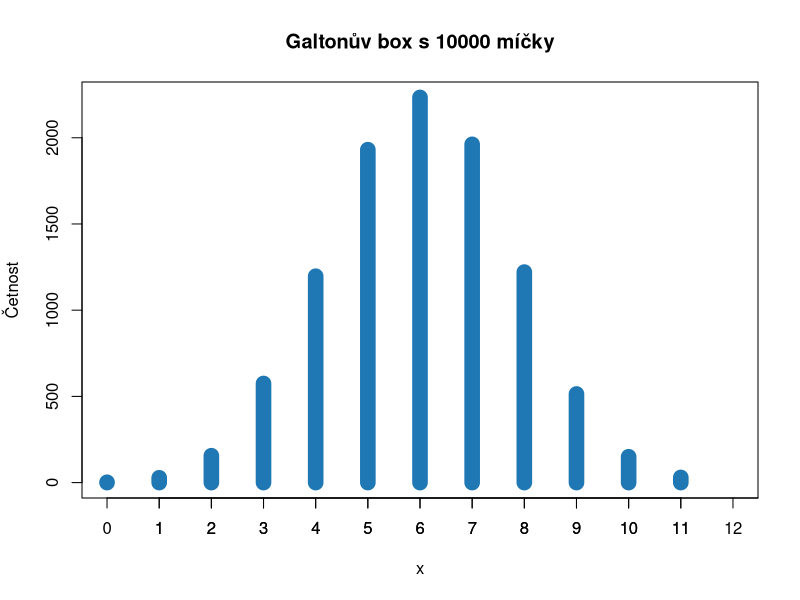
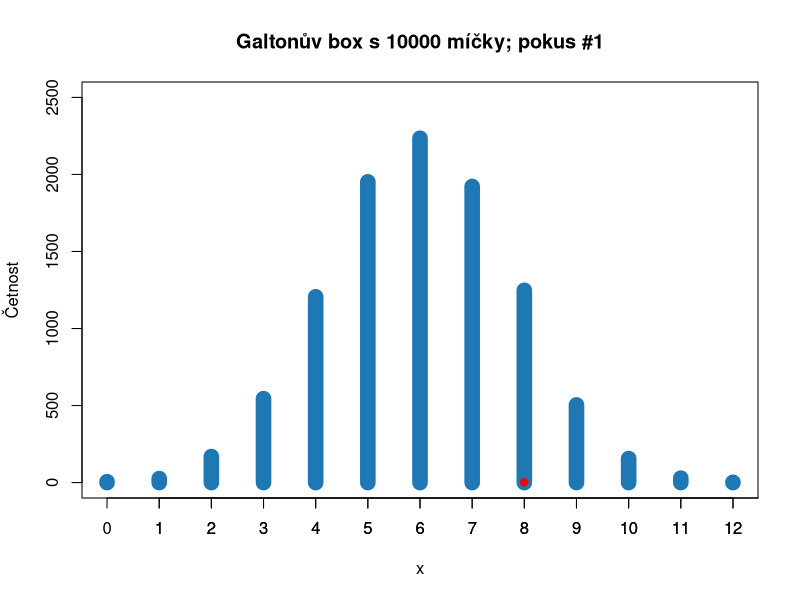
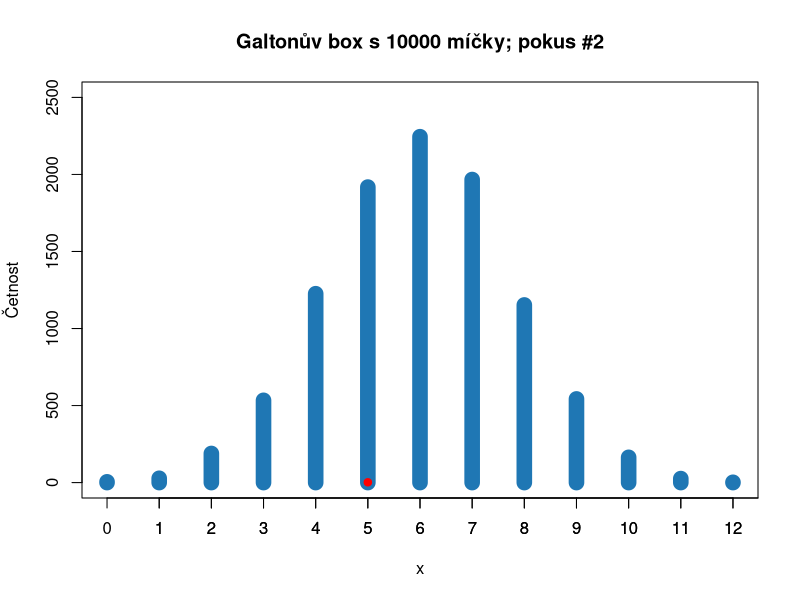
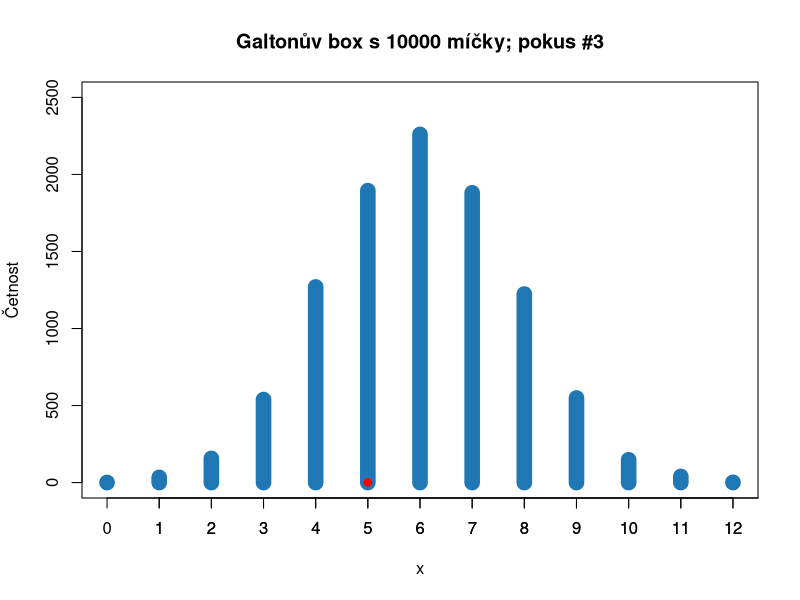
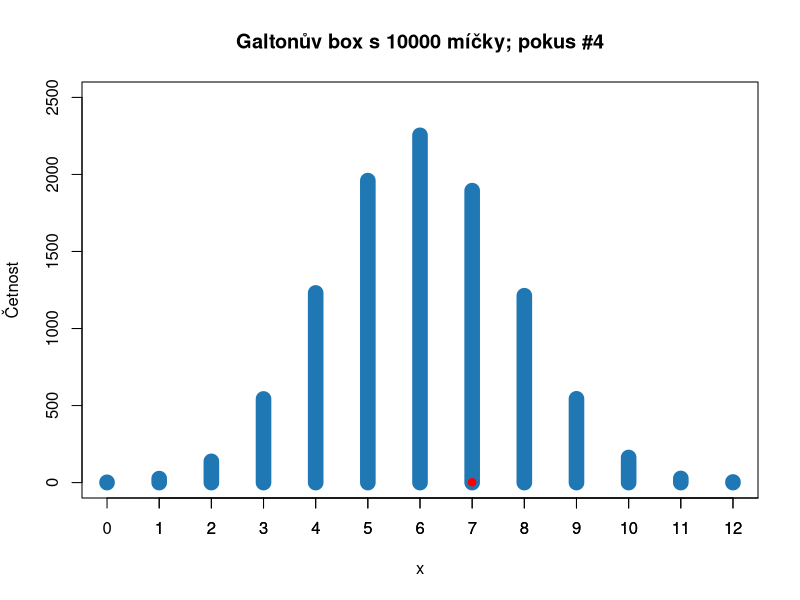
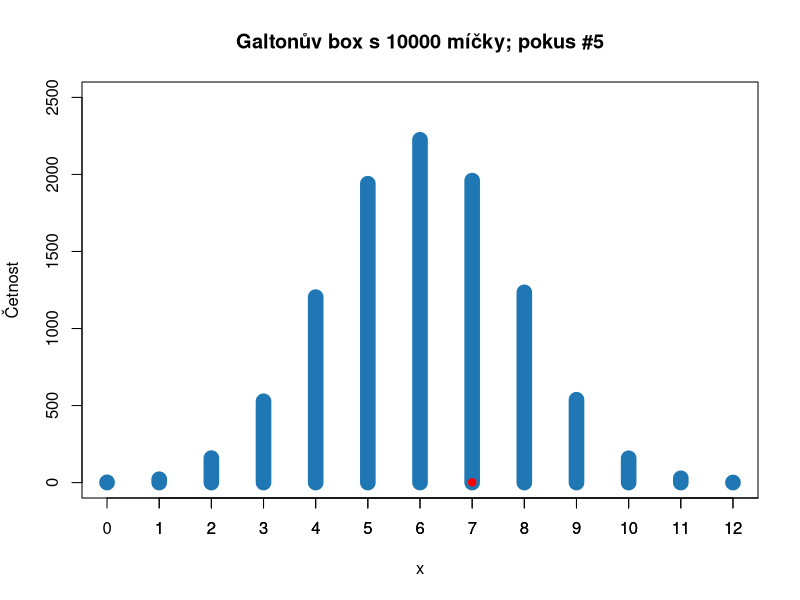
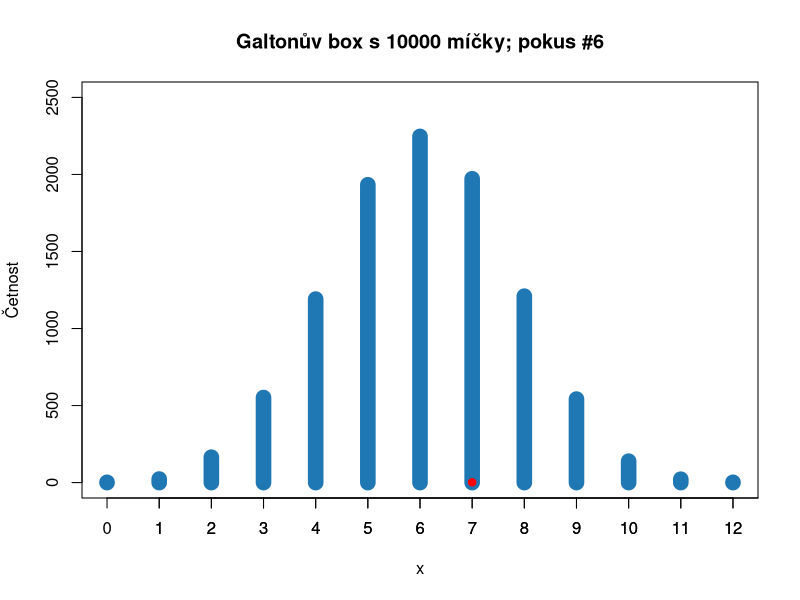
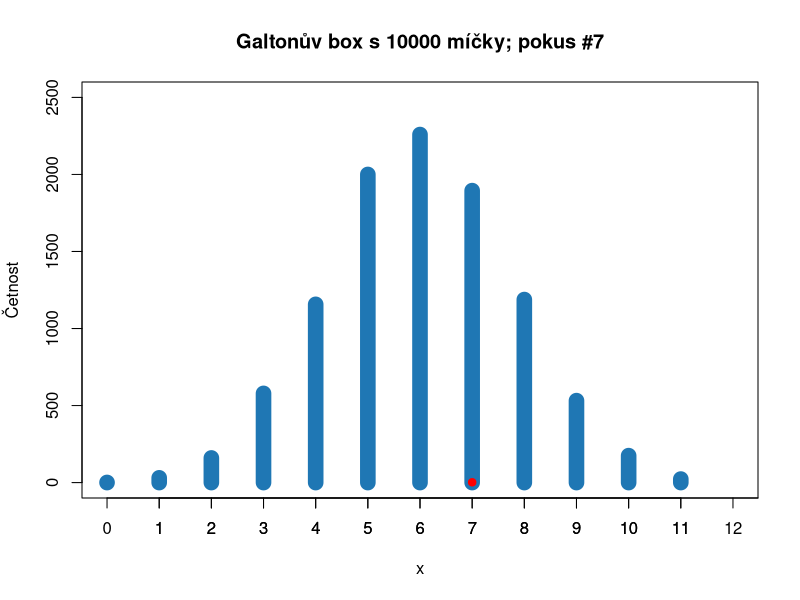

The R script that drew these images, in order:
## ---- chunk 1
set.seed(4)
# pocet micku
n <- 10000
# pravdepodobnost uspechu (napravo)
p <- 0.5
# 0 by znamenalo všechny míčky nalevo, 12 všechny míčky napravo,
# celkem 13 možností, jak mohou míčku skončit
s <- 12

vysledek <- rbinom(n = n, size = s, prob = p)
cetnost <- table(vysledek)
plot(cetnost,
  xlab = "x",
  ylab = "Četnost",
  main = paste0("Galtonův box s ", n, " míčky"),
  col = "#1f77b4",
  type = "h", lwd = 15,
  xlim = c(0, 12)
)
# vzdy ukazat vsechny moznosti i kdyz tam nejsou zadne micky
axis(1, 1:13, 1:13)
## ---- chunk 2
N <- 11
for (i in 1:N) {
  vysledek <- rbinom(n = n, size = s, prob = p)
  micek <- vysledek[1]
  cetnosti <- table(vysledek)
  # pouzijeme funkci plot, abychom mohli pridat micek
  plot(cetnosti,
    xlab = "x",
    ylab = "Četnost",
    main = paste0("Galtonův box s ", n, " míčky; pokus #", i),
    col = "#1f77b4",
    lwd = 15,
    ylim = c(0, 2500),
    xlim = c(0, 12)
  )
  # vzdy ukazat vsechny moznosti i kdyz tam nejsou zadne micky
  axis(1, 1:13, 1:13)
  points(x = micek, y = 2, pch = 19, col = "red")
}
## ---- chunk 3
# muze padnou minimalne 0 (uplne nalevo) a maximalne 12 (uplne napravo)
x <- 0:12
s <- 12
p <- 0.5

pmf <- dbinom(x = x, size = s, prob = p)
plot(x, pmf,
  xlab = "x",
  ylab = "PMF",
  type = "h", # jedna se o diskretni promennou
  lwd = 15,
  main = paste0("Galtonův box"),
  col = "#1f77b4"
)
# vzdy ukazat vsechny moznosti i kdyz tam nejsou zadne micky
axis(1, 1:13, 1:13)
## ---- chunk 4
# P(x > 7)
p_x7 <- pbinom(q = 7, size = s, prob = p, lower.tail = FALSE)
plot(x, pmf,
  xlab = "x",
  ylab = "PMF",
  type = "h", # jedna se o diskretni promennou
  lwd = 15,
  main = paste0("P(x > 7)=", round(p_x7, 2)),
  col = "grey"
)
axis(1, 1:13, 1:13)
# zobrazime graficky P(x > 7)
lines(x[x > 7], pmf[x > 7],
  type = "h", # jedna se o diskretni promennou,
  lwd = 15,
  col = "#1f77b4"
)
## ---- chunk 5
# P(x <= 5)
p_x5 <- pbinom(q = 5, size = s, prob = p, lower.tail = TRUE)
plot(x, pmf,
  xlab = "x",
  ylab = "PMF",
  type = "h", # jedna se o diskretni promennou
  lwd = 15,
  main = paste0("P(x <= 5)=", round(p_x5, 2)),
  col = "grey"
)
axis(1, 1:13, 1:13)
# zobrazime graficky P(x > 7)
lines(x[x <= 5], pmf[x <= 5],
  type = "h", # jedna se o diskretni promennou,
  lwd = 15,
  col = "#1f77b4"
)
## ---- chunk 6
# P(x >= 6)
# pouzijeme FALSE na vypocet upper tail a za 1 dosadime 5, protoze...
# ...lower.tail = FALSE pocita P(x_i > q)
p_x6 <- pbinom(q = 5, size = s, prob = p, lower.tail = FALSE)
plot(x, pmf,
  xlab = "x",
  ylab = "PMF",
  type = "h", # jedna se o diskretni promennou
  lwd = 15,
  main = paste0("P(x >= 6)=", round(p_x6, 2)),
  col = "grey"
)
axis(1, 1:13, 1:13)
# zobrazime graficky P(x > 7)
lines(x[x >= 6], pmf[x >= 6],
  type = "h", # jedna se o diskretni promennou,
  lwd = 15,
  col = "#1f77b4"
)
## ---- chunk 7
# definujeme si parametry
mu <- c(0, 3, -2)
s <- c(1, 2, 3)
# definuje hodnoty nahodne promenne, pro kterou budeme chtit vypocitat pdf
x <- seq(-12, 12, length.out = 1000)

# vypocitame pdf
pdf_x <- dnorm(x = x, mean = mu[1], sd = s[1])
pdf_y <- dnorm(x = x, mean = mu[2], sd = s[2])
pdf_z <- dnorm(x = x, mean = mu[3], sd = s[3])

# zobrazime
plot(x, pdf_x,
  col = "#1f77b4",
  lwd = 2, type = "l",
  xlab = "", ylab = "PDF",
  xlim = c(-12, 12)
)
lines(x, pdf_y, col = "black", lwd = 2)
lines(x, pdf_z, col = "orange", lwd = 2)
legend("topright",
  legend = c("x ~ N(0, 1)", "y ~ N(3, 2)", "z ~ N(-2, 3)"),
  lwd = rep(2, 3),
  col = c("#1f77b4", "black", "orange"),
  cex = 0.7
)
## ---- chunk 8
n <- 1e5
h <- rnorm(n, mean = 178, sd = 8)
h. <- h + 20
par(mfrow = c(2, 1))

hist(h,
  col = "#1f77b4",
  xlab = "", ylab = "Četnost",
  xlim = c(130, 240),
  main = paste0(
    "h~N(", round(mean(h), 0),
    ", ", round(sd(h), 0), ")"
  )
)
hist(h.,
  col = "#1f77b4",
  xlab = "", ylab = "Četnost",
  xlim = c(130, 240),
  main = paste0(
    "h'~N(", round(mean(h.), 0),
    ", ", round(sd(h.), 0), ")"
  )
)
## ---- chunk 9
h. <- h * 2 / 3
par(mfrow = c(2, 1))

hist(h,
  col = "#1f77b4",
  xlab = "", ylab = "Četnost",
  xlim = c(80, 230),
  main = paste0(
    "h~N(", round(mean(h), 0),
    ", ", round(sd(h), 0), ")"
  )
)
hist(h.,
  col = "#1f77b4",
  xlab = "", ylab = "Četnost",
  xlim = c(80, 230),
  main = paste0(
    "h'~N(", round(mean(h.), 0),
    ", ", round(sd(h.), 0), ")"
  )
)
## ---- chunk 10
l <- rnorm(n = n, mean = 80, sd = 10)
k <- h + l
par(mfrow = c(3, 1))

hist(h,
  col = "#1f77b4",
  xlab = "h", ylab = "Četnost",
  xlim = c(20, 330),
  main = paste0(
    "h~N(", round(mean(h), 0),
    ", ", round(sd(h), 0), ")"
  )
)
hist(l,
  col = "#1f77b4",
  xlab = "l", ylab = "Četnost",
  xlim = c(20, 330),
  main = paste0(
    "l~N(", round(mean(l), 0),
    ", ", round(sd(l), 0), ")"
  )
)

hist(k,
  col = "#1f77b4",
  xlab = "k", ylab = "Četnost",
  xlim = c(20, 330),
  main = paste0(
    "k~N(", round(mean(k), 0),
    ", ", round(sd(k), 0), ")"
  )
)
## ---- chunk 11
k <- h - l
par(mfrow = c(3, 1))

hist(h,
  col = "#1f77b4",
  xlab = "h", ylab = "Četnost",
  xlim = c(20, 330),
  main = paste0(
    "h~N(", round(mean(h), 0),
    ", ", round(sd(h), 0), ")"
  )
)
hist(l,
  col = "#1f77b4",
  xlab = "l", ylab = "Četnost",
  xlim = c(20, 330),
  main = paste0(
    "l~N(", round(mean(l), 0),
    ", ", round(sd(l), 0), ")"
  )
)

hist(k,
  col = "#1f77b4",
  xlab = "k", ylab = "Četnost",
  xlim = c(20, 330),
  main = paste0(
    "k~N(", round(mean(k), 0),
    ", ", round(sd(k), 0), ")"
  )
)
## ---- chunk 12
z <- (h - mean(h)) / sd(h)

par(mfrow = c(2, 1))

hist(h,
  col = "#1f77b4",
  xlab = "h", ylab = "Četnost",
  # urcime intrval od - 4 sd do + 4 sd
  xlim = c(178-4*8, 178+4*8),
  main = paste0(
    "h~N(", round(mean(h), 0),
    ", ", round(sd(h), 0), ")"
  )
)
hist(z,
  col = "#1f77b4",
  xlab = "l", ylab = "Četnost",
  # urcime intrval od - 4 sd do + 4 sd
  xlim = c(-4, 4),
  main = paste0(
    "z~N(", round(mean(z), 0),
    ", ", round(sd(z), 0), ")"
  )
)
## ---- chunk 13
x <- seq(145, 210, length.out = 1000)
q <- 185
# vypoceteme si PDF, abychom ji mohli zobrazit v grafu
pdf <- dnorm(x = x, mean = 178, sd = 8)
cdf <- pnorm(q = q, mean = 178, sd = 8, lower.tail = FALSE)

plot(x, pdf,
  type = "l", lwd = 2,
  col = "grey",
  xlab = "h",
  ylab = "PDF",
  main = paste0("P(x >= ", q, ")=", round(cdf, 2))
)
# zvoline type = "h" abychom zobrazili integral
lines(x[x >= q], pdf[x >= q], col = "#1f77b4", type = "h")
## ---- chunk 14
q <- 164
cdf <- pnorm(q = q, mean = 178, sd = 8, lower.tail = TRUE)

plot(x, pdf,
  type = "l", lwd = 2,
  col = "grey",
  xlab = "h",
  ylab = "PDF",
  main = paste0("P(x < ", q, ")=", round(cdf, 2))
)
# zvoline type = "h" abychom zobrazili integral
lines(x[x < q], pdf[x < q], col = "#1f77b4", type = "h")
## ---- chunk 15
# stupne volnost
sv <- 2^c(1:6)
# x pro ktere pocitame pdf
x <- seq(-5, 5, length.out = 1000)

pdf_n <- dnorm(x, mean = 0, sd = 1)
pdf_t <- lapply(sv, dt, x = x)

# vybereme barvy pouzijeme nejsvetlejsi pro vetsi sv...
# ...proto funkce rev, ktera obrati hodnoty 
cols <- rev(RColorBrewer::brewer.pal(n = length(sv), name = "Blues"))

# zobrazime pdf N(1,0)
plot(x, pdf_n,
     xlab = "x", ylab = "PDF",
     type= "l", lwd = 3,
     col = "black")
# zobrazime pdf vsech T
for(i in 1:length(sv)) {
  lines(x, pdf_t[[i]], type = "l", lwd = 2, col = cols[i])
}
legend("topright", 
       legend = c("N(1,0)", paste0("T(", sv, ")")),
       col = c("black", cols),
       lwd = rep(2, length(sv) + 1),
       cex = 0.7
       )
## ---- chunk 16
# definujeme si parametry rozlozeni
mu <- 178
s <- 8
sv <- 5
# vytvorime x pro ktere chceme vypocitat pdf
x <- seq(178-5*s, 178+5*s, length.out = 1000)

# vypocteme pdf N(178,8) pro porovnani
pdf_n <- dnorm(x, mean = mu, sd = s)
# vypocteme pdf T(178,8,5)
pdf_t <- dt((x - mu)/s, df = 5)
pdf_t. <- 1/s*pdf_t

plot(x, pdf_n,
     type = "l", lwd = 2,
     xlab = "x", ylab = "PDF", col = "grey")
lines(x, pdf_t.,
     type = "l", lwd = 2,
     col = "#1f77b4")
legend("topright", 
       legend = c("N(178,8)", "T(178,8,5)"),
       col = c("black", "#1f77b4"),
       lwd = c(2, 2),
       cex = 0.7
       )
## ---- chunk 17
q <- 185
cdf_t. <- pt((q - mu)/s, df = sv, lower.tail = FALSE)
  
plot(x, pdf_t.,
  type = "l", lwd = 2,
  col = "grey",
  xlab = "x",
  ylab = "PDF",
  main = paste0("P(x >= ", q, ")=", round(cdf_t., 2))
)
# zvoline type = "h" abychom zobrazili integral
lines(x[x >= q], pdf_t.[x >= q], col = "#1f77b4", type = "h")
## ---- chunk 18
# muzeme cekat 0 minut az 8 minut
a <- 0
b <- 8
# pocet simulaci
N <- 5
# kde bude tram, kdyz prijdeme na zastavku
x <- seq(0, 8, by = 0.5)

# pro kazdy pokus
for (n in 1:N) {
  tramvaj <- runif(1, min = a, max = b)
  my <- 8
  # dokud neni tramvaj u nas
  while(tramvaj < my){
    # zobrazime kazdych 0.5 minuty
    tramvaj <- tramvaj + 0.5
    # protoze pridavame kazdych 0.5 min ...
    # ...abychom zobrazili tramvaj u nas na zastavce
    if(tramvaj > my) tramvaj <- my
    plot(tramvaj, 1, 
         xlab = "", ylab = "",
         yaxt = "n", xaxt = "n",
         xlim = c(-1, 9), ylim = c(0, 2),
         pch = 22, col = "#1f77b4",
         main = paste0("Pokus: ", n),
         sub = paste0("Zbývající doba čekání: ", round(my - tramvaj, 1), "min"))
    # zobrazime nas
    points(my, 1, pch = 19, col = "red")
    # otocime labely cekani 8-0
    axis(1, at = x, labels = rev(x))
    # pridame popisek
    text(4, 0, "Vdálenost tramvaje od naší zastávky")
    legend("topright", 
           legend = c("my", "tramvaj"), 
           col = c("red", "#1f77b4"), 
           pch = c(19, 22), 
           cex = 0.7)
  }
}
## ---- chunk 19
ocekavana_hodnota <- (a+b)/2
## ---- chunk 20
x <- seq(-1, 9, length.out = 1000)
q <- 5
pdf <- dunif(x = x, min = a, max = b)
cdf <- punif(q, min = a, max = b, lower.tail = FALSE)
plot(x, pdf,
  type = "l", lwd = 2,
  col = "grey",
  xlab = "t",
  ylab = "PDF",
  xlim = c(-1,9),
  main = paste0("P(x > ", q, ")=", round(cdf, 2))
  )
# type "h", abychom vyjadrili integral
lines(x[x>q], pdf[x>q], col = "#1f77b4", type = "h")
## ---- chunk 21
prezident <- readLines("../dats/prezident.txt", encoding = "UTF-8")
vycistit_text <- function(.text) {
  # vse malym pismem
  .text <- tolower(.text)

  # odstranime prazdne radky
  .text <- .text[.text != ""]

  # odstranime carky
  .text <- gsub(pattern = ",", replacement = "", x = .text)

  # rozdelit na vety, pokud najdeme "." nebo "!" nebo "?"
  .text <- unlist(strsplit(.text, split = "\\.|\\!|\\?"))

  # vymazeme mezery na zacatku a konci
  .text <- trimws(.text, which = c("left"))
  .text <- trimws(.text, which = c("right"))

  # odstranime prazdne prvky, ktere vznikly protoze po tecce neni zadny text
  .text <- .text[.text != ""]

  # rozdelime na slova
  slova <- list()
  for (i in 1:length(.text)) {
    slova[[i]] <- unlist(strsplit(.text[i], split = " "))
  }
  return(slova)
}
prezident_clean <- vycistit_text(prezident)
pocet_slov <- sapply(prezident_clean, length)
cetnost <- table(pocet_slov)
plot(names(cetnost), cetnost, 
     col = "#1f77b4", 
     xlab = "Počet slov ve větě", ylab = "Četnost", 
     type = "h", lwd = 5,
     ylim = c(0, 6),
     xlim = c(0, 45))
# aby y osa zdy vyjadrovala vsechna cisla
axis(2, at = c(0:6), labels = c(0:6))
## ---- chunk 22
plot(pocet_slov, 
     type = "l", 
     lwd = 2,
     ylab = "Počet slov", xlab = "Pořadí",
      col = "#1f77b4")
## ---- chunk 23
lambda <- mean(pocet_slov)
## ---- chunk 24
x <- 1:50
n <- length(pocet_slov)
pmf <- dpois(x, lambda)
plot(x, pmf,
  type = "h", lwd = 5,
  col = "#1f77b4",
  xlab = "s",
  ylab = "PMF",
  main = paste0("Poisson(", round(lambda, 2), ")")
  )
## ---- chunk 25
# zaokrouhlime, protoze musime mit cela cisla
s_hat <- round(pmf * n)
# pridame data
.x <- as.numeric(names(cetnost))

# zobrazime nase data
plot(.x, cetnost,
  type = "h", lwd = 5,
  col = "grey",
  xlab = "Počet slov",
  ylab = "Četnost",
  xlim = c(0, 50), ylim = c(0, 6),
  main = "Porovnání modelu poissonova rozložení s daty"
  )
# pridame ocekavane hodnoty
lines(x, s_hat, 
      col = adjustcolor("#1f77b4", alpha.f = 0.4), 
      type = "h", lwd = 5)
# aby y osa zdy vyjadrovala vsechna cisla
axis(2, at = c(0:6), labels = c(0:6))
# legenda
legend("topright", 
       legend = c("Data",
                  paste0("Poisson(", 
                         round(lambda, 2), ")")),
       lwd = c(2, 2),
       col = c("grey", "#1f77b4"),
       cex = 0.7
       )
## ---- chunk 26
curve(log(x), 
      from = 0.01, to = 100, 
      col = "#1f77b4", lwd = 2,
      xlab = "x", ylab = "Log(x)", main = "Přirozený logaritmus")
abline(h = 0, v = 0, lwd = 1)
## ---- chunk 27
s_log <- log(pocet_slov)
mu <- mean(s_log)
s <- sd(s_log)
x <- seq(0.01 , 5 , length.out = 1000)
pdf <- dnorm(x, mean = mu, sd = s)
hist(s_log, 
     xlab = "log(s)", ylab = "Četnost",
     main = "Histogram logaritmu počtu slov",
     col = "grey", 
     breaks = 10,
     xlim = c(0, 5))
# pridame na druhou osu
par(new = TRUE)
plot(x, pdf, 
     type = "l", lwd = 2, 
     col = "#1f77b4",
     axes = FALSE, 
     xlab = "", ylab = "", 
     bty = "n")
legend("topright", 
       legend = c("log(s)",
                  paste0("N(", round(mu, 2), ",", round(s, 2), ")")),
       lwd = c(2, 2),
       col = c("grey", "#1f77b4"),
       cex = 0.7
       )
thicks <- round(seq(min(pdf), max(pdf), by = 0.05), 2)
axis(4, at = thicks, labels =thicks)
## ---- chunk 28
# odhadneme hustotu pravdepodobnosti dat
d_data <- density(s_log)
S <- 50

plot(d_data, 
     type= "l",
     xlab = "log(s)", 
     ylab = "Hustota pravděpodobnosti", main = "",
     col = "#1f77b4",
     xlim = c(0, 5), ylim = c(0, 0.8),
     lwd = 2)
for(i in 1:S) {
  vyber <- rnorm(n, mean = mu, sd = s)
  lines(density(vyber), col = adjustcolor("black", alpha.f = 0.2))
}


## ---- chunk 29
q <- log(20)
cdf <- pnorm(q, mean = mu, sd = s, lower.tail = FALSE)
## ---- chunk 30
knitr::include_app("https://gallery.shinyapps.io/dist_calc/")
